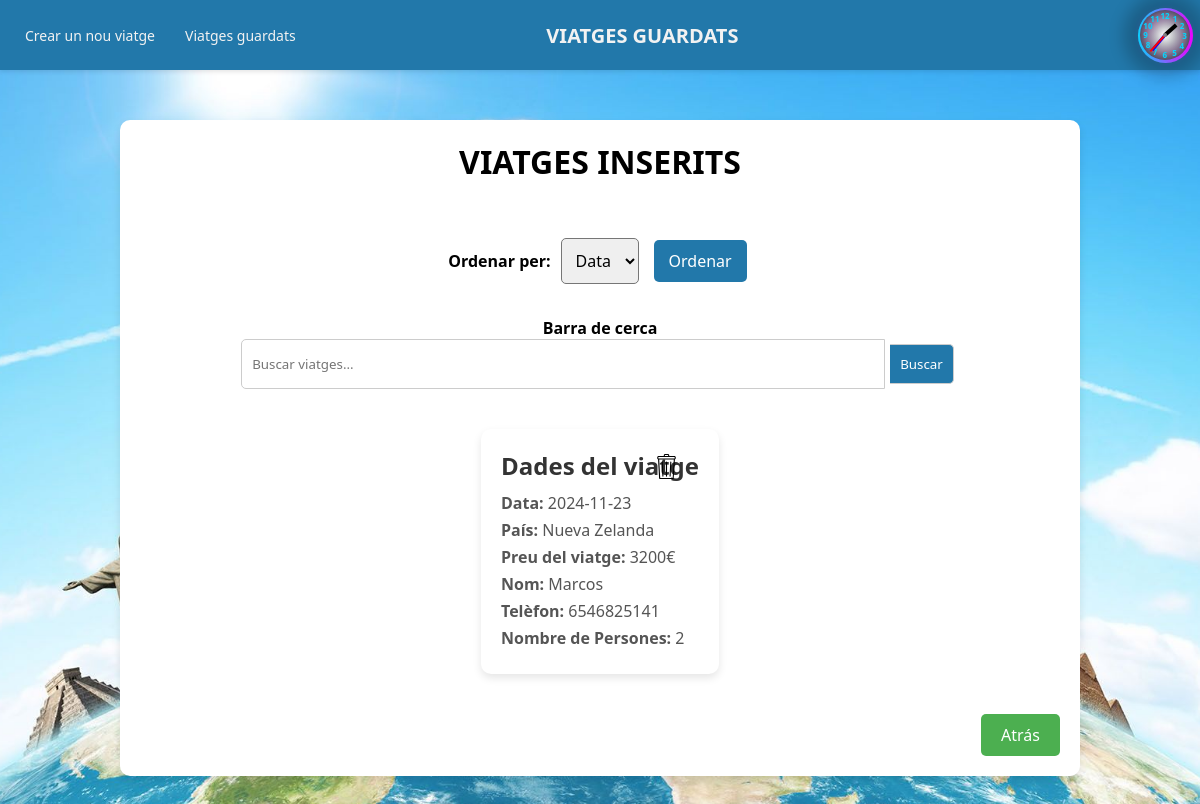
The app's page /index.php?pagina=ViatgesGuardats, older data.
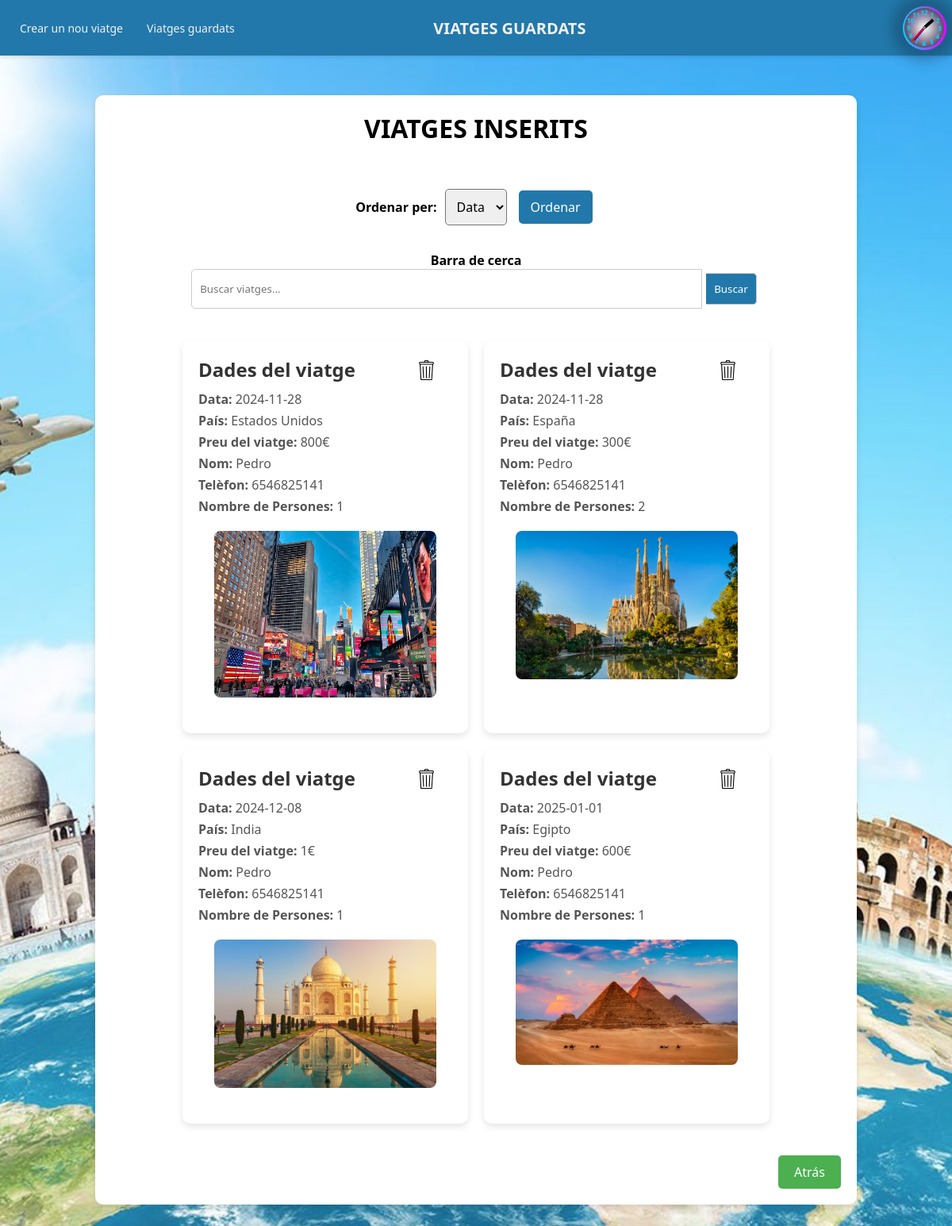
The same page, newer data.
### tables this page shows
CREATE TABLE `informacio_viatge` (
  `Data` date NOT NULL,
  `continent` varchar(50) NOT NULL,
  `pais` varchar(50) NOT NULL,
  `preu_persona` int(11) NOT NULL,
  `preu_viatge` int(11) NOT NULL,
  `Nom` varchar(30) NOT NULL,
  `Telefon` varchar(13) NOT NULL,
  `Persones` varchar(50) NOT NULL,
  `Descompte` tinyint(1) NOT NULL,
  `Id` int(11) NOT NULL
);

CREATE TABLE `paises` (
  `id_pais` int(11) NOT NULL,
  `nombre_pais` varchar(100) NOT NULL,
  `id_continente` int(11) DEFAULT NULL,
  `precio_por_persona` decimal(10,2) NOT NULL,
  `foto` varchar(255) NOT NULL
);

### Model/Model.php (called while the page is built, shortened)
<?php
    require_once __DIR__ . '/../conexion.php';
    function viatges($ordenar,$search) {
        global $conn;
        $query = "SELECT * FROM informacio_viatge";
        if ($ordenar == 'fecha') {
            $query .= " ORDER BY Data";
        } elseif ($ordenar == 'pais') {
            $query .= " ORDER BY pais";
        }
        $statement = $conn->prepare($query);
        $statement->execute();
        $resultado = $statement->fetchAll();
        $viatges = [];
        foreach ($resultado as $row) {
            $viatges[] = [
                'data' => $row['Data'],
                'continent' => $row['continent'],
                'pais' => $row['pais'],
                'preu_persona' => $row['preu_persona'],
                'preu_viatge' => $row['preu_viatge'],
                'nom' => $row['Nom'],
                'telef' => $row['Telefon'],
                'persones' => $row['Persones'],
                'descompte' => $row['Descompte'],
                'Id' => $row['Id']
            ];
        }
        return $viatges;
    }
    function obtenerNombrePaisPorId($pais_id) {
        global $conn;
        $query = "SELECT nombre_pais FROM paises WHERE id_pais = :pais_id";
        $statement = $conn->prepare($query);
        $statement->execute([':pais_id'=> $pais_id]);
        $resultado = $statement->fetch(PDO::FETCH_ASSOC);
        if ($resultado) {
            return $resultado['nombre_pais'];
        } else {
            return null;
        }
    }
    function obtenerRutaImagenPorId($nombre_pais) {
        global $conn;
        $query = "SELECT foto FROM paises WHERE nombre_pais = :nombre_pais";
        $statement = $conn->prepare($query);
        $statement->execute([':nombre_pais' => $nombre_pais]);
        $resultado = $statement->fetch(PDO::FETCH_ASSOC);
        if ($resultado) {
            return $resultado['foto'];
        } else {
            return null;
        }
    }
?>

### Controlador/viatgesInserits.php (the view)
<?php
require_once 'Model/Model.php';
function mostrarViajes()
{
    $htmlViatges = '<div class="contenedor-viajes">';
    $ordenar = isset($_GET['ordenar']) ? $_GET['ordenar'] : 'fecha';
    $search = isset($_GET['search']) ? $_GET['search'] : '';
    $viajes = viatges($ordenar, $search);
    foreach ($viajes as $viaje) {
        $fecha = htmlspecialchars($viaje['data']);
        $pais = htmlspecialchars($viaje['pais']);
        $nombrePais = obtenerNombrePaisPorId($pais);
        $precio = htmlspecialchars($viaje['preu_viatge']);
        $nombre = htmlspecialchars($viaje['nom']);
        $telefono = htmlspecialchars($viaje['telef']);
        $numPersonas = htmlspecialchars($viaje['persones']);
        $Id = htmlspecialchars($viaje['Id']);
        $rutaImagen = obtenerRutaImagenPorId($pais);
        $htmlViatges .= '<div class="carta-viaje">';
        $htmlViatges .= '<form action="index.php" method="POST" style="display: inline;" class="form-eliminar">';
        $htmlViatges .= '<input type="hidden" name="pagina" value="Eliminar">';
        $htmlViatges .= '<input type="hidden" name="id_viatge" value="' . $Id . '">';
        $htmlViatges .= '<button type="button" class="boton-eliminar" data-id="' . $Id . '">';
        $htmlViatges .= '<img src="./Vista/imagenes/assets/trash.svg" alt="Eliminar" class="icono-eliminar">';
        $htmlViatges .= '</button>';
        $htmlViatges .= '</form>';
        $htmlViatges .= '<h2>Dades del viatge</h2>';
        $htmlViatges .= '<p><strong>Data:</strong> ' . $fecha . '</p>';
        if ($nombrePais) {
            $htmlViatges .= '<p><strong>País:</strong> ' . $nombrePais . '</p>';
        } else {
            $htmlViatges .= '<p><strong>País:</strong> ' . $pais . '</p>';
        }
        $htmlViatges .= '<p><strong>Preu del viatge:</strong> ' . $precio . '€</p>';
        $htmlViatges .= '<p><strong>Nom:</strong> ' . $nombre . '</p>';
        $htmlViatges .= '<p><strong>Telèfon:</strong> ' . $telefono . '</p>';
        $htmlViatges .= '<p><strong>Nombre de Persones:</strong> ' . $numPersonas . '</p>';
        if ($rutaImagen) {
            $htmlViatges .= '<img src="' . $rutaImagen . '" alt="Foto del viaje a ' . $nombrePais . '" class="foto-viaje">';
        } else {
        }
        $htmlViatges .= '</div>';
    }
    $htmlViatges .= '</div>';
    return $htmlViatges;
}

### index.php (shortened to what this page needs)
<?php
if ($_SERVER['REQUEST_METHOD'] === 'GET') {
    $opcion = isset($_GET['pagina']) ? $_GET['pagina'] : 'NouViatge';
     switch ($opcion) {
        case 'ViatgesGuardats':
            require_once 'Controlador/viatgesInserits.php';
            include 'Vista/viatgesInserits.php';
            break;
    }
}

### Vista/header.php (shortened to what this page needs)
<!DOCTYPE html>
<html lang="cat">
<head>
    <link rel="stylesheet" href="Vista/Estilos/header.css">
</head>
<body>
    <nav class="navbar">
        <div class="navbar-left">
                <a href="index.php?pagina=NouViatge">Crear un nou viatge</a>
                <a href="index.php?pagina=ViatgesGuardats">Viatges guardats</a>
        </div>
        <div class="navbar-center">
            <span class="fixed-title"><?php
            $page = isset($_GET['pagina']) ? $_GET['pagina'] : 'NouViatge';
            switch($page){
                case "ViatgesGuardats":
                    echo "VIATGES GUARDATS";
                    break;
            } ?></span>
        </div>
        <div class="reloj">
        <div class="numero" style="--n:1"><b>1</b></div>
        <div class="numero" style="--n:2"><b>2</b></div>
        <div class="numero" style="--n:3"><b>3</b></div>
        <div class="numero" style="--n:4"><b>4</b></div>
        <div class="numero" style="--n:5"><b>5</b></div>
        <div class="numero" style="--n:6"><b>6</b></div>
        <div class="numero" style="--n:7"><b>7</b></div>
        <div class="numero" style="--n:8"><b>8</b></div>
        <div class="numero" style="--n:9"><b>9</b></div>
        <div class="numero" style="--n:10"><b>10</b></div>
        <div class="numero" style="--n:11"><b>11</b></div>
        <div class="numero" style="--n:12"><b>12</b></div>
        <div class="horas" id="horas"></div>
        <div class="seg" id="seg"></div>
        <div class="centro"></div>
    </div>
    </nav>
</body>
</html>

### Vista/viatgesInserits.php (shortened to what this page needs)
<?php
include 'header.php';
?>
<!DOCTYPE html>
<html lang="cat">
<head>
    <link rel="stylesheet" href="Vista/Estilos/viatgesInserits.css">
</head>
<body>
    <div class="contenedor-central">
        <h1>VIATGES INSERITS</h1><br>
        <form method="GET" action="index.php" class="formulario-ordenacion">
            <label for="ordenar">Ordenar per:</label>
            <select name="ordenar" id="ordenar">
                <option value="fecha">Data</option>
            </select>
            <button type="submit">Ordenar</button>
        </form>
        <h4>Barra de cerca</h4>
        <form class="search-form" action="" method="GET">
            <input type="text" name="search" class="search-input" placeholder="Buscar viatges..." value="<?= isset($_GET['search']) ? $_GET['search'] : ''; ?>">
            <button type="submit" class="search-button">Buscar</button>
        </form>
        <form class="contenedor-imagenes" method="POST" action="index.php?pagina=Eliminar">
            <?= mostrarViajes() ?>
            <button class="boton-atras" onclick="window.location.href='index.php?pagina=Formulari'">Atrás</button>
        </form>
    </div>
</body>
</html>

### Vista/Estilos/header.css (style rules this page uses)
.navbar { display: flex; justify-content: space-between; align-items: center; background-color: #2278aa; padding: 10px; width: 100%; position: fixed; top: 0; left: 0; z-index: 1000; box-shadow: 0 2px 4px rgba(0, 0, 0, 0.1); }
.navbar a { color: #f2f2f2; padding: 10px 15px; text-decoration: none; font-size: 14px; }
.navbar-left, .navbar-center { display: flex; align-items: center; }
.navbar-center { flex-grow: 1; justify-content: center; text-align: center; }
.fixed-title { margin-right: 20%; font-size: 20px; font-weight: bold; color: #f2f2f2; position: relative; }
.reloj { width: 50px; height: 50px; position: relative; background-color: lightgray; border-radius: 50%; display: flex; justify-content: center; align-items: center; background: radial-gradient(circle,#ffffff,#000d1a); }
.reloj::before { content: ""; width: 55px; height: 55px; position: absolute; border-radius: 50%; background: linear-gradient(to right,#00d9ff,#ee00ff); box-shadow: 0 0 15px 15px rgba(0, 0 ,0 , 0.2); z-index: -1; }
.numero { transform: rotate(calc(30deg *var(--n))); position: absolute; text-align: center; inset: 0px; font-size: 8px; color: #00d9ff; text-shadow: 0 0 12px #ee00ff; }
.numero b { transform: rotate(calc(-30deg * var(--n))); display: inline-block; }
.centro { position: absolute; width: 4px; height: 4px; background-color: gray; border-radius: 50%; }
.horas, .min, .seg { --rotate: 0; position: absolute; left: 50%; bottom: 50%; transform: translate(-50%) rotate(calc(var(--rotate) * 1deg)); transform-origin: bottom; }
.horas { width: 4px; height: 15px; background-color: black; }
.seg { width: 2px; height: 22px; background-color: red; }

### Vista/Estilos/viatgesInserits.css (style rules this page uses)
body { font-family: Arial, sans-serif; margin: 0; padding-top: 60px; background-image: url(../../Vista/imagenes/fotosEjemplos/background.jpg); background-size: cover; background-position: center; background-attachment: fixed; }
* { box-sizing: border-box; margin: 0; padding: 0; font-family: 'Segoe UI', Tahoma, Geneva, Verdana, sans-serif; }
.contenedor-central { width: 80%; max-width: 1000px; margin: 5% auto; background-color: white; padding: 20px; box-shadow: 0px 4px 8px rgba(0, 0, 0, 0.1); border-radius: 10px; }
.contenedor-central h1 { text-align: center; }
.contenedor-central h4 { text-align: center; color: #000; }
.formulario-ordenacion { display: flex; justify-content: center; align-items: center; margin: 20px 0; padding: 10px; border-radius: 10px; }
.formulario-ordenacion label { margin-right: 10px; font-weight: bold; }
.formulario-ordenacion select { padding: 10px; border-radius: 5px; font-size: 16px; margin-right: 10px; transition: border-color 0.3s; }
.formulario-ordenacion button { padding: 10px 15px; background-color: #2278aa; color: white; border: none; border-radius: 5px; cursor: pointer; font-size: 16px; transition: background-color 0.3s; }
.search-form { display: flex; justify-content: center; margin-bottom: 20px; }
.search-input { width: 70%; padding: 10px; border: 1px solid #ccc; border-radius: 5px 0 0 5px; outline: none; }
.search-button { padding: 10px; border: 1px solid #ccc; border-left: none; background-color: #2278aa; color: white; border-radius: 0 5px 5px 0; cursor: pointer; }
.contenedor-imagenes { display: flex; justify-content: center; flex-wrap: wrap; }
.imagen, .foto-viaje { margin: 20px; width: 280px; height: auto; border-radius: 8px; }
.contenedor-viajes { display: flex; flex-wrap: wrap; gap: 20px; padding: 20px; justify-content: center; }
.carta-viaje { background-color: #ffffff; border-radius: 10px; box-shadow: 0 4px 8px rgba(0, 0, 0, 0.1); position: relative; padding: 20px; transition: transform 0.2s; }
.carta-viaje h2 { font-size: 24px; margin-bottom: 10px; color: #333; }
.carta-viaje p { font-size: 16px; margin: 5px 0; color: #555; }
.boton-eliminar { position: absolute; top: 10px; right: 20px; cursor: pointer; background: none; border: none; }
.icono-eliminar { width: 25px; height: 25px; }
.foto-viaje { max-width: 100%; height: auto; border-radius: 8px; margin-top: 15px; }
.boton-atras { background-color: #4CAF50; color: white; padding: 10px 20px; text-align: center; text-decoration: none; display: block; font-size: 16px; margin: 20px 0 0 auto; cursor: pointer; border: none; border-radius: 5px; transition: background-color 0.3s; width: fit-content; }
button { margin: 5px; padding: 10px 15px; background-color: #2278aa; color: white; border: none; border-radius: 5px; cursor: pointer; }

Row changes from the older to the newer data that the page shows:
removed informacio_viatge: Data "2024-11-23", pais.nombre_pais "Nueva Zelanda", preu_viatge "3200", Nom "Marcos", Telefon "6546825141", Persones "2"
added informacio_viatge: Data "2024-11-28", pais "Estados Unidos", preu_viatge "800", Nom "Pedro", Telefon "6546825141", Persones "1", shows a picture
added informacio_viatge: Data "2024-11-28", pais "España", preu_viatge "300", Nom "Pedro", Telefon "6546825141", Persones "2", shows a picture
added informacio_viatge: Data "2024-12-08", pais "India", preu_viatge "1", Nom "Pedro", Telefon "6546825141", Persones "1", shows a picture
added informacio_viatge: Data "2025-01-01", pais "Egipto", preu_viatge "600", Nom "Pedro", Telefon "6546825141", Persones "1", shows a picture
